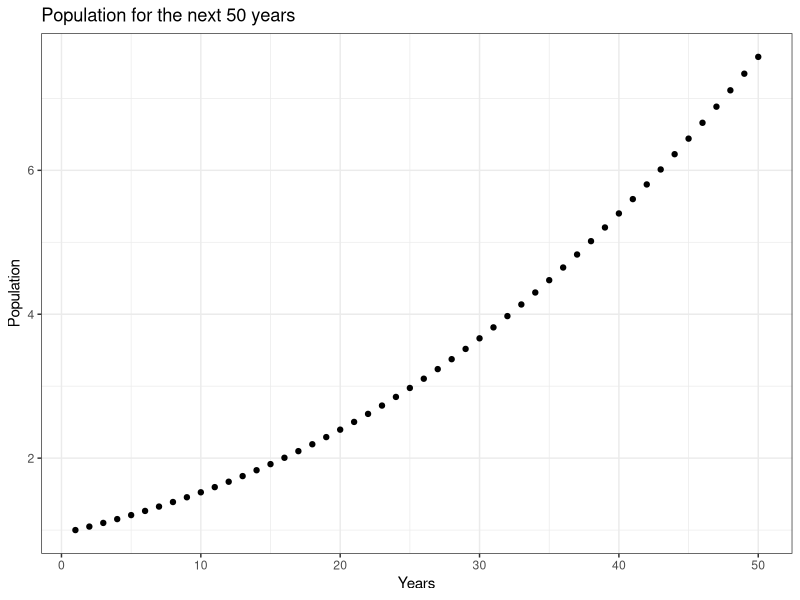
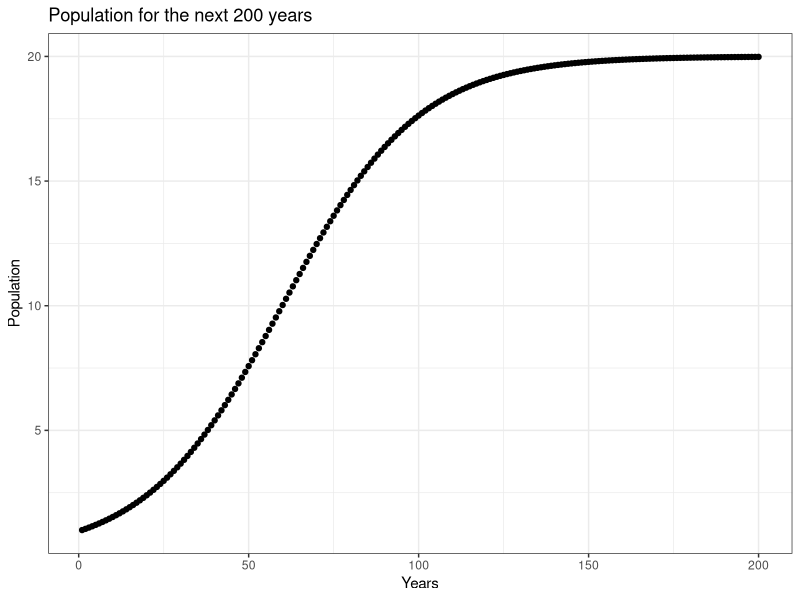

These charts were generated, in order, by the following R code:
## ---- chunk 1
knitr::opts_chunk$set(echo = TRUE, warning=FALSE, message=FALSE)

# load libraries

library(tidyverse)
library(purrr)
library(deSolve)
## ---- chunk 2
#'  Population growth rate
#' @param T  period of growth
#' @param P initial population
#' @param parms$r - base growth rate
#' @param parms$k - carrying capacity
#' @return change in population 
#'
dexpopk = function(time, P, parms) {
  
  # compute rate of change of population that includes carrying capacity
  dexpop = parms$r*P*(1-P/parms$k)
  
  return(list(dexpop))
}

## ---- chunk 3
# set parameters
initial_pop=1
params_rk = list(r=0.05, k=20) # same parameter names in function
years = seq(from=1, to=50)

# use solver and growth rate function
results=ode(initial_pop, years, dexpopk, params_rk)

# column names
colnames(results)=c("year","P")

# save results in a dataframe

results_df <- as.data.frame(results) # same result as propose as rachel

## ---- chunk 4
# plot
ggplot(results_df, aes(year,P))+
  geom_point()+
  labs(title="Population for the next 50 years", 
       y="Population", 
       x="Years")+
  theme_bw()
## ---- chunk 5
# test until the year 200
years = seq(from=1, to=200)

# use solver and growth rate function
results=ode(initial_pop, years, dexpopk, params_rk)

# column names
colnames(results)=c("year","P")

# save results in a dataframe

results_df <- as.data.frame(results) 

# plot
ggplot(results_df, aes(year,P))+
  geom_point()+
  labs(title="Population for the next 200 years", 
       y="Population", 
       x="Years")+
  theme_bw()
